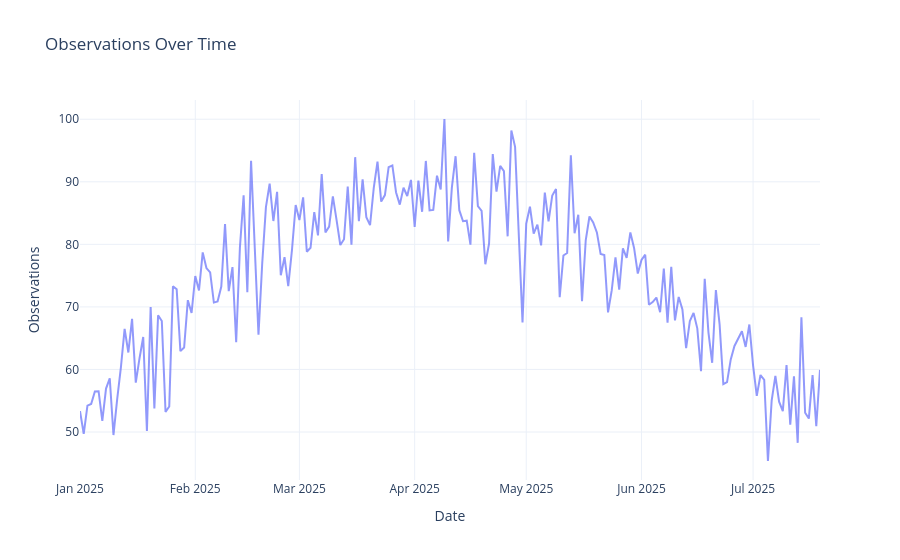

Notebook code for this chart:
### Code cell
# increase date data
df['year'] = df['obs_date'].dt.year
df['month'] = df['obs_date'].dt.month
df['day'] = df['dates'].dt.day
df['dayofweek'] = df['obs_date'].dt.dayofweek
df['dayofyear'] = df['obs_date'].dt.dayofyear
df['isweekend'] = df['obs_date'].dt.dayofweek >= 5 # 0=Monday, 6=Sunday
df['isweekend'] = df['isweekend'].astype(int)  # Convert boolean to int

#add rolling mean and std
df["rolling_mean_3"] = df["observations"].rolling(window=3).mean() # This is a 3-day rolling mean, meaning the average of the last 3 days
df["rolling_mean_7"] = df["observations"].rolling(window=7).mean() # This is a 7-day rolling mean, meaning the average of the last 7 days
df["rolling_std_7"] = df["observations"].rolling(window=7).std() # This is a 7-day rolling standard deviation, meaning the std of the last 7 days
df["rolling_min_7"] = df["observations"].rolling(window=7).min() # This is a 7-day rolling minimum, meaning the min of the last 7 days
df["rolling_max_7"] = df["observations"].rolling(window=7).max() # This is a 7-day rolling maximum, meaning the max of the last 7 days

#set dates as index
df.set_index('dates', inplace=True)

# Function to create lag features
def create_lag_features(df, target_column, lag_days):
    for lag in range(1, lag_days + 1):
        lag_column = f"lag_{lag}"
        df[lag_column] = df[target_column].shift(lag)
        if lag_column not in FEATURES:
            FEATURES.append(lag_column)
    return df

# Apply the function to create lag features
df = create_lag_features(df, "observations", LAG_DAYS)

# Drop rows with NaN values caused by lagging
df.dropna(inplace=True)

#df["lag_ratio"] = df["lag_1"] / (df["lag_2"] + 1e-5)

# Visualization
fig = go.Figure()
fig.add_trace(go.Scatter(x=dates[:200], y=observations[:200], mode='lines', name='Observations', opacity=0.7))

fig.update_layout(
    title="Observations Over Time",
    xaxis_title="Date",
    yaxis_title="Observations",
    legend_title="Legend",
    template="plotly_white"
)

fig.show()

### Figure 1 — Plotly figure (JSON) as saved in the notebook; plotly's stock layout.template omitted (floating-point values rounded to 4 significant figures; data arrays with more than 128 entries replaced by an {"elided": "..."} marker saying what was removed)
{"data": [{"mode": "lines", "name": "Observations", "opacity": 0.7, "type": "scatter", "x": {"elided": "200 str values"}, "y": {"elided": "200 float values"}}], "layout": {"legend": {"title": {"text": "Legend"}}, "title": {"text": "Observations Over Time"}, "xaxis": {"title": {"text": "Date"}}, "yaxis": {"title": {"text": "Observations"}}}}
